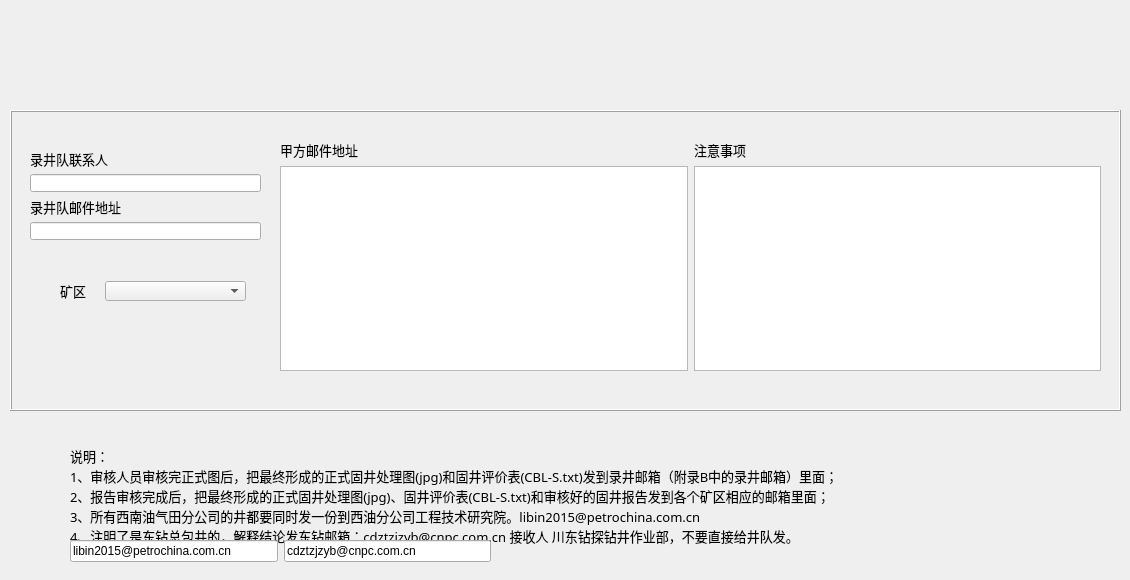
    <widget class="QWidget" name="tab_9">
     <attribute name="title">
      <string>邮件地址</string>
     </attribute>
     <widget class="QFrame" name="frame_21">
      <property name="geometry">
       <rect>
        <x>10</x>
        <y>110</y>
        <width>1111</width>
        <height>301</height>
       </rect>
      </property>
      <property name="styleSheet">
       <string notr="true">font: 10pt &quot;黑体&quot;;</string>
      </property>
      <property name="frameShape">
       <enum>QFrame::Box</enum>
      </property>
      <property name="frameShadow">
       <enum>QFrame::Raised</enum>
      </property>
      <widget class="QWidget" name="layoutWidget">
       <property name="geometry">
        <rect>
         <x>20</x>
         <y>40</y>
         <width>231</width>
         <height>90</height>
        </rect>
       </property>
       <layout class="QGridLayout" name="gridLayout_38">
        <item row="0" column="0">
         <widget class="QLabel" name="label_130">
          <property name="font">
           <font>
            <family>黑体</family>
            <pointsize>10</pointsize>
            <weight>50</weight>
            <italic>false</italic>
            <bold>false</bold>
            <underline>false</underline>
           </font>
          </property>
          <property name="styleSheet">
           <string notr="true">font: 10pt &quot;黑体&quot;;</string>
          </property>
          <property name="text">
           <string>录井队联系人</string>
          </property>
         </widget>
        </item>
        <item row="1" column="0">
         <widget class="QLineEdit" name="lineEdit_115">
          <property name="styleSheet">
           <string notr="true">font: 10pt &quot;黑体&quot;;</string>
          </property>
          <property name="text">
           <string/>
          </property>
         </widget>
        </item>
        <item row="2" column="0">
         <widget class="QLabel" name="label_129">
          <property name="font">
           <font>
            <family>黑体</family>
            <pointsize>10</pointsize>
            <weight>50</weight>
            <italic>false</italic>
            <bold>false</bold>
            <underline>false</underline>
           </font>
          </property>
          <property name="styleSheet">
           <string notr="true">font: 10pt &quot;黑体&quot;;</string>
          </property>
          <property name="text">
           <string>录井队邮件地址</string>
          </property>
         </widget>
        </item>
        <item row="3" column="0">
         <widget class="QLineEdit" name="lineEdit_59">
          <property name="styleSheet">
           <string notr="true">font: 10pt &quot;黑体&quot;;</string>
          </property>
          <property name="text">
           <string/>
          </property>
         </widget>
        </item>
       </layout>
      </widget>
      <widget class="QWidget" name="layoutWidget">
       <property name="geometry">
        <rect>
         <x>270</x>
         <y>30</y>
         <width>821</width>
         <height>231</height>
        </rect>
       </property>
       <layout class="QGridLayout" name="gridLayout_39">
        <item row="0" column="0">
         <widget class="QLabel" name="label_100">
          <property name="font">
           <font>
            <family>黑体</family>
            <pointsize>10</pointsize>
            <weight>50</weight>
            <italic>false</italic>
            <bold>false</bold>
            <underline>false</underline>
           </font>
          </property>
          <property name="styleSheet">
           <string notr="true">font: 10pt &quot;黑体&quot;;</string>
          </property>
          <property name="text">
           <string>甲方邮件地址</string>
          </property>
         </widget>
        </item>
        <item row="0" column="1">
         <widget class="QLabel" name="label_128">
          <property name="font">
           <font>
            <family>黑体</family>
            <pointsize>10</pointsize>
            <weight>50</weight>
            <italic>false</italic>
            <bold>false</bold>
            <underline>false</underline>
           </font>
          </property>
          <property name="styleSheet">
           <string notr="true">font: 10pt &quot;黑体&quot;;</string>
          </property>
          <property name="text">
           <string>注意事项</string>
          </property>
         </widget>
        </item>
        <item row="1" column="0">
         <widget class="QTextEdit" name="textEdit_9">
          <property name="font">
           <font>
            <family>黑体</family>
            <pointsize>10</pointsize>
            <weight>50</weight>
            <italic>false</italic>
            <bold>false</bold>
            <stylestrategy>PreferDefault</stylestrategy>
            <kerning>true</kerning>
           </font>
          </property>
          <property name="styleSheet">
           <string notr="true">font: 10pt &quot;黑体&quot;;</string>
          </property>
         </widget>
        </item>
        <item row="1" column="1">
         <widget class="QTextEdit" name="textEdit_10">
          <property name="font">
           <font>
            <family>黑体</family>
            <pointsize>10</pointsize>
            <weight>50</weight>
            <italic>false</italic>
            <bold>false</bold>
            <stylestrategy>PreferDefault</stylestrategy>
            <kerning>true</kerning>
           </font>
          </property>
          <property name="styleSheet">
           <string notr="true">font: 10pt &quot;黑体&quot;;</string>
          </property>
         </widget>
        </item>
       </layout>
      </widget>
      <widget class="QComboBox" name="comboBox_10">
       <property name="geometry">
        <rect>
         <x>95</x>
         <y>171</y>
         <width>141</width>
         <height>20</height>
        </rect>
       </property>
       <property name="styleSheet">
        <string notr="true">font: 10pt &quot;黑体&quot;;</string>
       </property>
      </widget>
      <widget class="QLabel" name="label_97">
       <property name="geometry">
        <rect>
         <x>50</x>
         <y>170</y>
         <width>31</width>
         <height>21</height>
        </rect>
       </property>
       <property name="font">
        <font>
         <family>黑体</family>
         <pointsize>10</pointsize>
         <weight>50</weight>
         <italic>false</italic>
         <bold>false</bold>
         <underline>false</underline>
        </font>
       </property>
       <property name="styleSheet">
        <string notr="true">font: 10pt &quot;黑体&quot;;</string>
       </property>
       <property name="text">
        <string>矿区</string>
       </property>
      </widget>
     </widget>
     <widget class="QLabel" name="label_131">
      <property name="geometry">
       <rect>
        <x>70</x>
        <y>420</y>
        <width>921</width>
        <height>151</height>
       </rect>
      </property>
      <property name="font">
       <font>
        <family>黑体</family>
        <pointsize>10</pointsize>
        <weight>50</weight>
        <italic>false</italic>
        <bold>false</bold>
        <underline>false</underline>
       </font>
      </property>
      <property name="styleSheet">
       <string notr="true">font: 10pt &quot;黑体&quot;;</string>
      </property>
      <property name="text">
       <string>说明：
1、审核人员审核完正式图后，把最终形成的正式固井处理图(jpg)和固井评价表(CBL-S.txt)发到录井邮箱（附录B中的录井邮箱）里面；
2、报告审核完成后，把最终形成的正式固井处理图(jpg)、固井评价表(CBL-S.txt)和审核好的固井报告发到各个矿区相应的邮箱里面；
3、所有西南油气田分公司的井都要同时发一份到西油分公司工程技术研究院。libin2015@petrochina.com.cn
4、注明了是东钻总包井的，解释结论发东钻邮箱：cdztzjzyb@cnpc.com.cn 接收人 川东钻探钻井作业部，不要直接给井队发。</string>
      </property>
     </widget>
     <widget class="QWidget" name="layoutWidget">
      <property name="geometry">
       <rect>
        <x>70</x>
        <y>540</y>
        <width>421</width>
        <height>23</height>
       </rect>
      </property>
      <layout class="QGridLayout" name="gridLayout_40">
       <item row="0" column="1">
        <widget class="QLineEdit" name="lineEdit_117">
         <property name="styleSheet">
          <string notr="true">font: 10pt &quot;黑体&quot;;</string>
         </property>
         <property name="text">
          <string>cdztzjzyb@cnpc.com.cn</string>
         </property>
        </widget>
       </item>
       <item row="0" column="0">
        <widget class="QLineEdit" name="lineEdit_116">
         <property name="styleSheet">
          <string notr="true">font: 10pt &quot;黑体&quot;;</string>
         </property>
         <property name="text">
          <string>libin2015@petrochina.com.cn</string>
         </property>
        </widget>
       </item>
      </layout>
     </widget>
    </widget>
